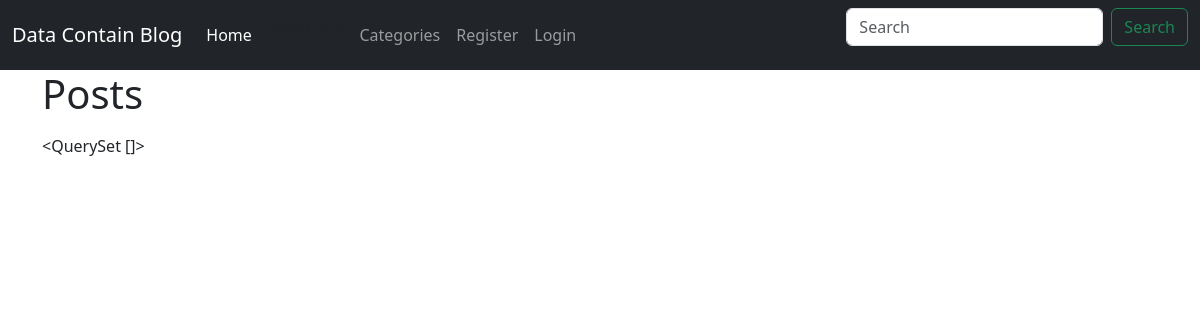
/, run on an earlier commit of the app's database.
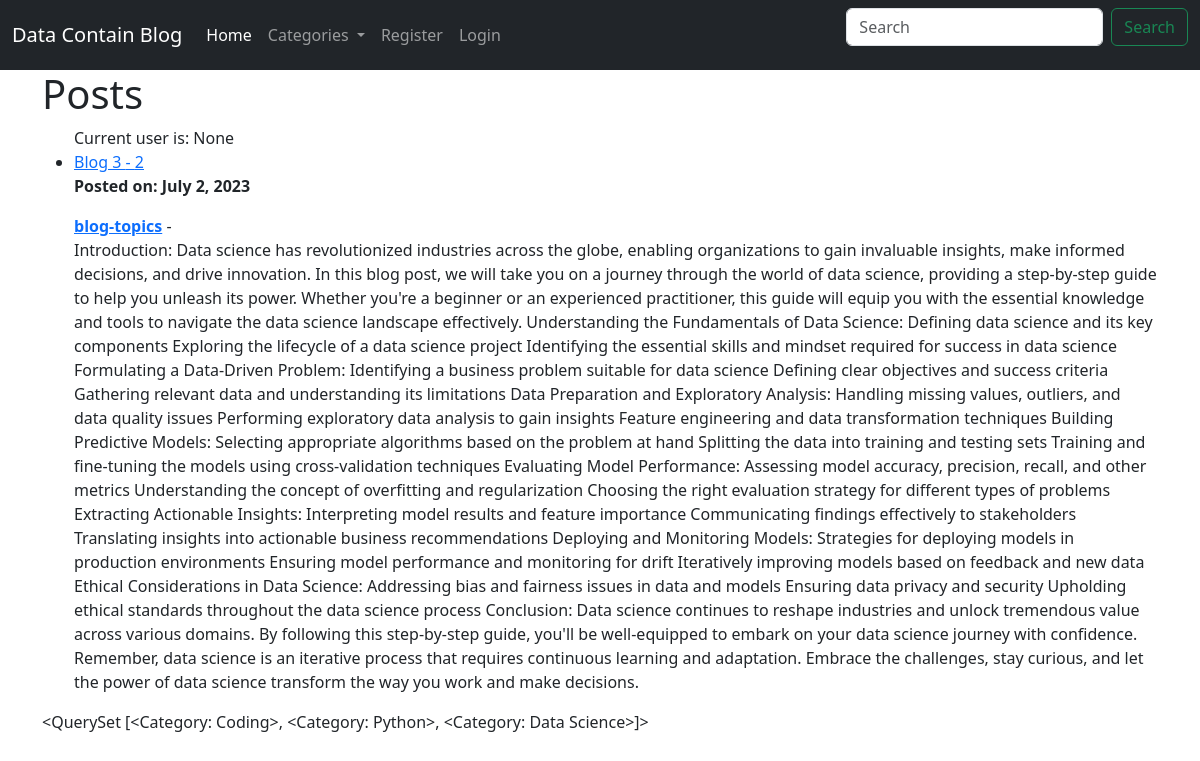
And on a later commit of the database.
### blogapp/models.py (models this page shows, shortened)
class Post(models.Model):
    title = models.CharField(max_length=255)
    title_tag = models.CharField(max_length=255,default='My Data Science Blog')
    author = models.ForeignKey(User, on_delete=models.CASCADE)
    body = models.TextField()
    post_date = models.DateField(auto_created=True,default=timezone.now)
    category  = models.CharField(max_length=255, default= 'coding')
    likes = models.ManyToManyField(User, related_name='blogpost')

class Category(models.Model):
    name = models.CharField(max_length=255)
    def __str__(self):
        return self.name

### blogapp/views.py (the view)
# urls.py: path('', HomeView.as_view(), name='home'),
class HomeView(ListView):
    model = Post
    template_name = 'home.html'
    cats = Category.objects.all()
    ordering = ['-post_date']
    def get_context_data(self, *args, **kwargs):
        cat_menu = Category.objects.all()
        context = super(HomeView, self).get_context_data(*args, **kwargs)
        context['cat_menu'] = cat_menu
        return context

### blogapp/templates/home.html (shortened to what this page needs)
{% extends 'base.html' %}
{% block content %}
<h1>Posts</h1>
<ul>
{% for post in object_list %}
Current user is: {{ user.id }}
<li><a href="{% url 'article-details' post.pk %}"> {{ post.title }} - {{ post.author.id }} </a>
   <p> <strong>Posted on: {{ post.post_date }} </strong><p>
    <a href="{% url 'category' post.category  %}"> <strong> {{ post.category|slugify }}</strong></a>
                 {{ post.author.last_name }} -
    {{ post.body }}</li>
    {% endfor %}
</ul>
{{ cat_menu }}
{% endblock %}

What changed in the data, as far as the page shows it:
added Post: id "None", title "Blog 3", author.id "2", post_date "July 2, 2023", category|slugify "blog-topics", body "Introduction: Data science has revolutionized industries across the globe, enabling organizations to gain invaluable insights, make informed decisions, and drive innovation. In this blog post, we will take you on a journey through the world of data science, providing a step-by-step guide to help you unleash its power. Whether you're a beginner or an experienced practitioner, this guide will equip you with the essential knowledge and tools to navigate the data science landscape effectively. Understanding the Fundamentals of Data Science: Defining data science and its key components Exploring the lifecycle of a data science project Identifying the essential skills and mindset required for…"
added Category: name.name "<QuerySet [<Category: Coding>, <Category: Python>, <Category: Data Science>]>"
Also different on the page:
{{ cat_menu }}: "<QuerySet []>" → (not shown)
